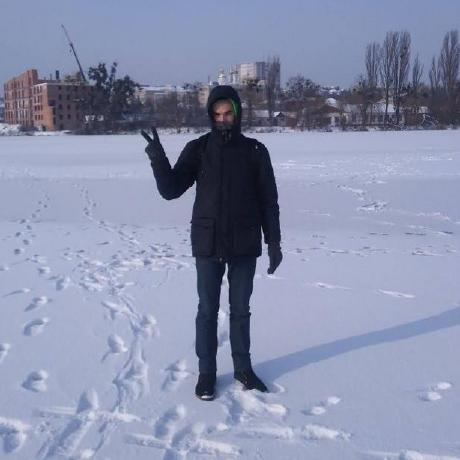
#> input picture images/profile.jpg, 460 x 460 px
$ python color_formats.py
#> lines starting #> are read from the running program, lines starting #| are printed output that depends on the picture
import cv2

image = cv2.imread('images/profile.jpg')
#> image is the input picture: shape (460, 460, 3); mean B, G, R 171.7, 143.7, 136.5

image = cv2.cvtColor(image, cv2.COLOR_RGB2LAB)
#> image: shape (460, 460, 3); mean of channels 0, 1, 2 156.4, 137.4, 135.7

image = cv2.cvtColor(image, cv2.COLOR_LAB2BGR)

b, g, r = cv2.split(image)
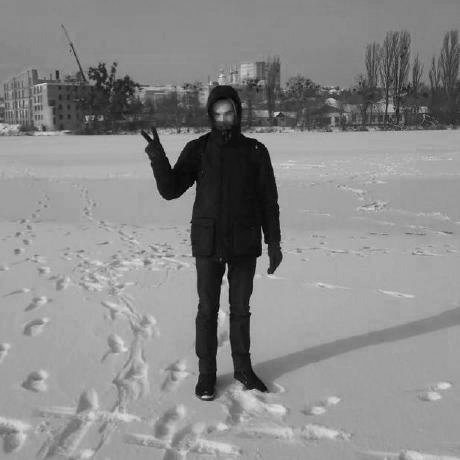
#> b: shape (460, 460); min 0, max 222, mean 136.7
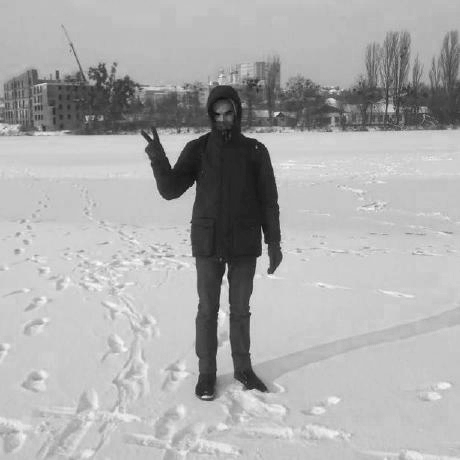
#> r: shape (460, 460); min 10, max 254, mean 171.8

image = cv2.merge([b, g, r])

cv2.imshow('Result', image)
cv2.waitKey(0)
